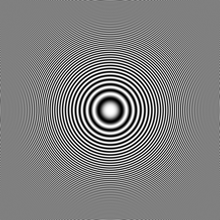
%> input picture HW_1/1/data/circles_concentric.png, 220 x 220 px, shrunk from 512 x 512 before the run
$ octave myMainScript.m   (GNU Octave 9; MATLAB toolbox functions it lacks are replaced by stand-ins)
%> lines starting %> are read from the running program, lines starting %| are printed output that depends on the picture
### 1/code/myShrinkImageByFactorD.m
function out_image = myShrinkImageByFactorD(in_image,d)
%the function shrinks the image 'in_image' by a factor of d
    [M,N] = size(in_image);
    out_image = zeros(floor(M/d),floor(N/d));
    for j = 1:floor(M/d)
        for k = 1:floor(N/d)
            out_image(j,k) = in_image(j*d,k*d);
        end
    end
    out_image = uint8(out_image);
    myNumOfColors = 200;
    myColorScale = [ [0:1/(myNumOfColors-1):1]',[0:1/(myNumOfColors-1):1]',[0:1/(myNumOfColors-1):1]' ];
end

### 1/code/myBilinearInterpolation.m
function out_image = myBilinearInterpolation(in_image)
    [M,N] = size(in_image);
    out_image = zeros(3*M-2,2*N-1);
    for j = 1:(3*M-2)
        for k = 1:(2*N-1)
            if (mod(j-1,3)==0)&&(mod(k-1,2)==0)
                out_image(j,k) = in_image((j+2)/3,(k+1)/2);
            end
        end
    end
    for j = 1:(3*M-2)
        for k = 1:(2*N-1)
            if (mod(j-1,3)==0)&&(mod(k-1,2)~=0)
                out_image(j,k) = (out_image(j,k-1)+out_image(j,k+1))/2;
            end
        end
    end
    for j = 1:(3*M-2)
        if mod(j-2,3) == 0
            out_image(j,:) = (2*out_image(j-1,:) + out_image(j+2,:))/3;
        elseif mod(j,3) == 0
            out_image(j,:) = (2*out_image(j+1,:) + out_image(j-2,:))/3;
        end
    end
    out_image = uint8(out_image);
    myNumOfColors = 200;
    myColorScale = [ [0:1/(myNumOfColors-1):1]',[0:1/(myNumOfColors-1):1]',[0:1/(myNumOfColors-1):1]' ];
    figure('Name','Bilinear Interpolation','NumberTitle','off')
    subplot(1,2,1), imagesc(in_image); colormap (myColorScale);colormap gray;
    daspect ([1 1 1]); axis tight; colorbar;
    subplot(1,2,2); imagesc(out_image); colormap (myColorScale);colormap gray;
    daspect ([1 1 1]); axis tight; colorbar;
end

### 1/code/myNearestNeighborInterpolation.m
function out_image = myNearestNeighborInterpolation(in_image)
    [M,N] = size(in_image);
    X = 3*M - 2;
    Y = 2*N - 1;
    out_image = zeros(X,Y);
    row_scale = X / M;
    col_scale = Y / N;

    for j = 1:X
        row = round(j/row_scale);
        if(row<1)
           row = 1;
        end
        for k = 1:Y
            col = round(k/col_scale);
            if(col<1)
                col = 1;
            end
            out_image(j,k) = in_image(row, col);
        end
    end
    out_image = uint8(out_image);
    myNumOfColors = 200;
    myColorScale = [ [0:1/(myNumOfColors-1):1]',[0:1/(myNumOfColors-1):1]',[0:1/(myNumOfColors-1):1]' ];
    figure('Name','Nearest Neighbor Interpolation','NumberTitle','off')
    subplot(1,2,1), imagesc(in_image); colormap (myColorScale);colormap gray;
    daspect ([1 1 1]); axis tight; colorbar;
    subplot(1,2,2); imagesc(out_image); colormap (myColorScale);colormap gray;
    daspect ([1 1 1]); axis tight; colorbar;
end

### 1/code/myBicubicInterpolation.m
function out_img=myBicubicInterpolation(in_img)
    in_img= double(in_img);

    M_inv = [1,0,0,0,0,0,0,0,0,0,0,0,0,0,0,0;
             0,0,0,0,1,0,0,0,0,0,0,0,0,0,0,0;
             -3,3,0,0,-2,-1,0,0,0,0,0,0,0,0,0,0;
             2,-2,0,0,1,1,0,0,0,0,0,0,0,0,0,0;
             0,0,0,0,0,0,0,0,1,0,0,0,0,0,0,0;
             0,0,0,0,0,0,0,0,0,0,0,0,1,0,0,0;
             0,0,0,0,0,0,0,0,-3,3,0,0,-2,-1,0,0;
             0,0,0,0,0,0,0,0,2,-2,0,0,1,1,0,0;
             -3,0,3,0,0,0,0,0,-2,0,-1,0,0,0,0,0;
             0,0,0,0,-3,0,3,0,0,0,0,0,-2,0,-1,0;
             9,-9,-9,9,6,3,-6,-3,6,-6,3,-3,4,2,2,1;
             -6,6,6,-6,-3,-3,3,3,-4,4,-2,2,-2,-2,-1,-1;
             2,0,-2,0,0,0,0,0,1,0,1,0,0,0,0,0;
             0,0,0,0,2,0,-2,0,0,0,0,0,1,0,1,0;
             -6,6,6,-6,-4,-2,4,2,-3,3,-3,3,-2,-1,-2,-1;
             4,-4,-4,4,2,2,-2,-2,2,-2,2,-2,1,1,1,1
             ];


    [j k c] = size(in_img); % Ray: Change
    %Specify the new image dimensions we want for our larger output image
    x_new = 3*j-2;
    y_new = 2*k-1;
    %Determine the ratio of the old dimensions compared to the new dimensions
    %Referred to as S1 and S2 in my tutorial
    x_scale = x_new./(j-1);
    y_scale = y_new./(k-1);

    % Change by Ray - Declare new output image here with c channels
    out_img = zeros(x_new, y_new, c);

    % Change by Ray - Now loop through each channel
    for z = 1 : c
        %Declare and initialize an output image buffer
        tmp_img = zeros(x_new,y_new);

        % New - Change by Ray.  Access the right channel
        I = in_img(:,:,z);

        Ix = double(zeros(j,k));
        for count1 = 1:j
            for count2 = 1:k
                if( (count2==1) || (count2==k) )
                    Ix(count1,count2)=0;
                else
                    Ix(count1,count2)=(0.5).*(I(count1,count2+1)-I(count1,count2-1));
                end
            end
        end

        Iy = double(zeros(j,k));
        for count1 = 1:j
            for count2 = 1:k
                if( (count1==1) || (count1==j) )
                    Iy(count1,count2)=0;
                else
                    Iy(count1,count2)=(0.5).*(I(count1+1,count2)-I(count1-1,count2));
                end
            end
        end

        Ixy = double(zeros(j,k));
        for count1 = 1:j
            for count2 = 1:k
                if( (count1==1) || (count1==j) || (count2==1) || (count2==k) )
                    Ixy(count1,count2)=0;
                else
                    Ixy(count1,count2)=(0.25).*((I(count1+1,count2+1)+I(count1-1,count2-1)) - (I(count1+1,count2-1)+I(count1-1,count2+1)));
                end
            end
        end

        for count1 = 0:x_new-1
            for count2 = 0:y_new-1
                 %Calculate the normalized distance constants, h and w
                 W = -(((count1./x_scale)-floor(count1./x_scale))-1);
                 H = -(((count2./y_scale)-floor(count2./y_scale))-1);
                 %Determine the indexes/address of the 4 neighbouring pixels from
                 %the source data/image
                 I11_index = [1+floor(count1./x_scale),1+floor(count2./y_scale)];
                 I21_index = [1+floor(count1./x_scale),1+ceil(count2./y_scale)];
                 I12_index = [1+ceil(count1./x_scale),1+floor(count2./y_scale)];
                 I22_index = [1+ceil(count1./x_scale),1+ceil(count2./y_scale)];
                 %Calculate the four nearest function values
                 I11 = I(I11_index(1),I11_index(2));
                 I21 = I(I21_index(1),I21_index(2));
                 I12 = I(I12_index(1),I12_index(2));
                 I22 = I(I22_index(1),I22_index(2));
                 %Calculate the four nearest horizontal derivatives
                 Ix11 = Ix(I11_index(1),I11_index(2));
                 Ix21 = Ix(I21_index(1),I21_index(2));
                 Ix12 = Ix(I12_index(1),I12_index(2));
                 Ix22 = Ix(I22_index(1),I22_index(2));
                 %Calculate the four nearest vertical derivatives
                 Iy11 = Iy(I11_index(1),I11_index(2));
                 Iy21 = Iy(I21_index(1),I21_index(2));
                 Iy12 = Iy(I12_index(1),I12_index(2));
                 Iy22 = Iy(I22_index(1),I22_index(2));
                 %Calculate the four nearest cross derivatives
                 Ixy11 = Ixy(I11_index(1),I11_index(2));
                 Ixy21 = Ixy(I21_index(1),I21_index(2));
                 Ixy12 = Ixy(I12_index(1),I12_index(2));
                 Ixy22 = Ixy(I22_index(1),I22_index(2));
                 %Create our beta-vector
                 beta = [I11 I21 I12 I22 Ix11 Ix21 Ix12 Ix22 Iy11 Iy21 Iy12 Iy22 Ixy11 Ixy21 Ixy12 Ixy22];

                 alpha = M_inv*beta';
                 temp_p=0;
                 for count3 = 1:16
                     w_temp = floor((count3-1)/4);
                     h_temp = mod(count3-1,4);

                     temp_p = temp_p + alpha(count3).*((1-W)^(w_temp)).*((1-H)^(h_temp));
                 end

                 tmp_img(count1+1,count2+1)=temp_p;
            end
        end

        % New - Change by Ray - Assign to output channel
        out_img(:,:,z) = tmp_img;
    end
    out_img = uint8(out_img);
    figure;
    myNumOfColors = 200;
    myColorScale = [ [0:1/(myNumOfColors-1):1]',[0:1/(myNumOfColors-1):1]',[0:1/(myNumOfColors-1):1]' ];
    subplot(1,2,1), imagesc(in_img); colormap (myColorScale);colormap gray;
    daspect ([1 1 1]); axis tight; colorbar;
    subplot(1,2,2); imagesc(out_img); colormap (myColorScale);colormap gray;
    daspect ([1 1 1]); axis tight; colorbar;
    % imshow(out_img);
end

### 1/code/myImageRotation.m
function out_image = myImageRotation(in_image)
    theta = pi/6; % define the angle of rotation
    R = [cos(theta),-sin(theta);sin(theta),cos(theta)];
    [M,N] = size(in_image);
    centre = [ceil(M/2),ceil(N/2)];
    s = 2; %scalling factor(put natural number), to cover up the total image
    out_image = zeros(s*M,s*N);
    for j = 0:s*M
        for k = 0:s*N
            co_ord = R*([j,k]-s*centre)';
            x = co_ord(1); y = co_ord(2);
            if (abs(x)<=(centre(1)-1)) && (abs(y)<=(centre(2)-1))
                x = x + centre(1); y = y + centre(2);
                x2 = floor(x+1); x1 = floor(x); y2 = floor(y+1); y1 = floor(y);
                a11 = (x2-x)*(y2-y); a12 = (x2-x)*(y-y1); a21 = (x-x1)*(y2-y); a22 = (x-x1)*(y-y1);
                % applying the bilinear interpolation
                out_image(j,k) = a11*in_image(x1,y1)+a12*in_image(x1,y2)+a21*in_image(x2,y1)+a22*in_image(x2,y2);
            %elseif (abs(x) <= centre(1)) && (abs(y) <= centre(2))
                %out_image(j,k) = 255;
            end
        end
    end
    out_image = uint8(out_image);
    figure('Name','Rotated','NumberTitle','off')
    subplot(1,2,1); imshow(in_image); title('Original Image'); daspect([1 1 1]); colorbar;
    subplot(1,2,2); imshow(out_image); title('Rotated Image'); daspect([1 1 1]); colorbar;
end

### 1/code/myMainScript.m
%% MyMainScript

myNumOfColors = 256;
colorScale = 0:1/(myNumOfColors-1):1;
myColorScale = [ colorScale' colorScale' colorScale' ];

%% Shrinking image
tic;
im_1=imread('../data/circles_concentric.png');
%> im_1 is the input picture: size 220x220 uint8; min 0, max 255, mean 127.5

small_img_D2 = myShrinkImageByFactorD(im_1, 2);
small_img_D3 = myShrinkImageByFactorD(im_1, 3);

figure('Name','Shrinking Image','NumberTitle','off')
subplot(1,3,1), imagesc(im_1);title('Original');colormap (myColorScale); daspect([1 1 1]); colorbar;
subplot(1,3,2), imagesc(small_img_D2); title('D=2'); colormap (myColorScale); daspect([1 1 1]); colorbar;
subplot(1,3,3), imagesc(small_img_D3); title('D=3'); colormap (myColorScale); daspect([1 1 1]); colorbar ;

toc;

%% Enlarging

im=imread('../data/barbaraSmall.png');
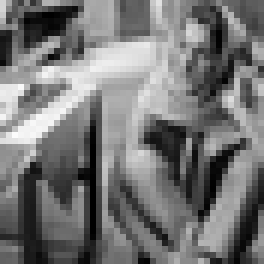
%> input picture HW_1/1/data/barbaraSmall.png, 44 x 44 px, shrunk from 103 x 103 before the run (shown 6 times larger)
%> im is the input picture: size 44x44 uint8; min 0, max 252, mean 117

bilinear0=myBilinearInterpolation(im);
%> after the loop in myBilinearInterpolation, `for j = 1:(3*M-2)`:
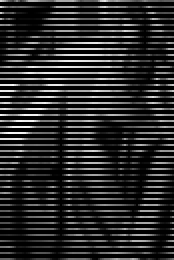
%> out_image: size 130x87 double (shown 2 times larger); min 0, max 252, mean 39.6
%> after the loop in myBilinearInterpolation, `for j = 1:(3*M-2)`:
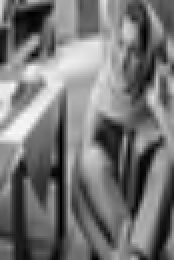
%> out_image: size 130x87 double (shown 2 times larger); min 0, max 252, mean 117.2
part_bilinear=bilinear0(1:120, 120:end);
%> part_bilinear = []

Nearest0=myNearestNeighborInterpolation(im);
%> after the loop in myNearestNeighborInterpolation, `for j = 1:X`:
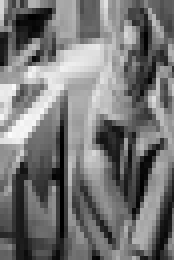
%> out_image: size 130x87 double (shown 2 times larger); min 0, max 252, mean 117.4
part_nearest = Nearest0(1:120, 120:end);
%> part_nearest = []

bicubic0=myBicubicInterpolation(im);
%> after the loop in myBicubicInterpolation, `for z = 1 : c`:
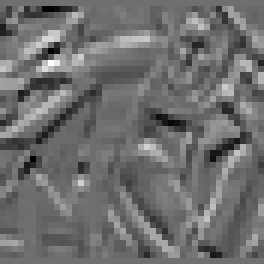
%> Iy: size 44x44 double (shown 6 times larger); min -90.5, max 116, mean -0.9; drawn with min black and max white
%> after the loop in myBicubicInterpolation, `for z = 1 : c`:
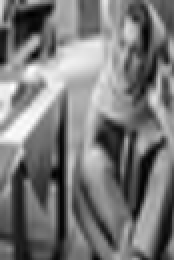
%> out_img: size 130x87 double (shown 2 times larger); min -3.7, max 253.1, mean 117.5; drawn with min black and max white
part_bicubic=bicubic0(1:120, 120:end);
%> part_bicubic = []

figure('Name','Comparison','NumberTitle','off')
subplot(1,3,1), imagesc(part_bilinear); title('Bilinear');
%> (this line was passed over: xdata is not available in this run)
daspect([1 1 1]); colorbar;
subplot(1,3,2), imagesc(part_nearest); title('Nearest Neighbour');
%> (this line was passed over: xdata is not available in this run)
daspect([1 1 1]); colorbar;
subplot(1,3,3), imagesc(part_bicubic); title('Bicubic');
%> (this line was passed over: xdata is not available in this run)
daspect([1 1 1]); colorbar;

colormap jet;
daspect([1 1 1]);

%%

myImageRotation(im);
%> after the loop in myImageRotation, `for j = 0:s*M`:
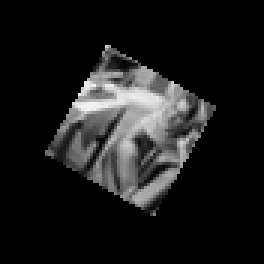
%> out_image: size 88x88 double (shown 3 times larger); min 0, max 245, mean 27
%> after the loop in myImageRotation, `for j = 0:s*M`: a11 = 0.0539; a12 = 0.697; a21 = 0.0179; a22 = 0.231; x1 = 42; x2 = 43; y1 = 42; y2 = 43
